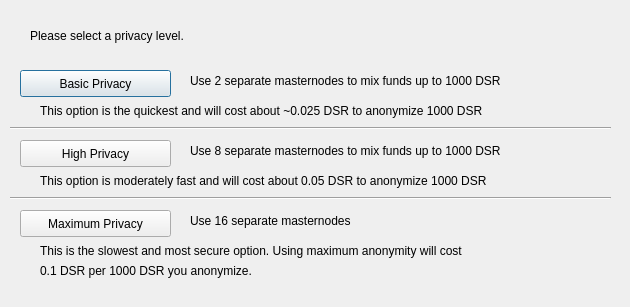
<?xml version="1.0" encoding="UTF-8"?>
<ui version="4.0">
 <class>DarksendConfig</class>
 <widget class="QDialog" name="DarksendConfig">
  <property name="geometry">
   <rect>
    <x>0</x>
    <y>0</y>
    <width>630</width>
    <height>307</height>
   </rect>
  </property>
  <property name="windowTitle">
   <string>Configure PrivateSend</string>
  </property>
  <widget class="QPushButton" name="buttonBasic">
   <property name="geometry">
    <rect>
     <x>20</x>
     <y>70</y>
     <width>151</width>
     <height>27</height>
    </rect>
   </property>
   <property name="text">
    <string>Basic Privacy</string>
   </property>
  </widget>
  <widget class="QPushButton" name="buttonHigh">
   <property name="geometry">
    <rect>
     <x>20</x>
     <y>140</y>
     <width>151</width>
     <height>27</height>
    </rect>
   </property>
   <property name="text">
    <string>High Privacy</string>
   </property>
  </widget>
  <widget class="QPushButton" name="buttonMax">
   <property name="geometry">
    <rect>
     <x>20</x>
     <y>210</y>
     <width>151</width>
     <height>27</height>
    </rect>
   </property>
   <property name="text">
    <string>Maximum Privacy</string>
   </property>
  </widget>
  <widget class="QLabel" name="label">
   <property name="geometry">
    <rect>
     <x>30</x>
     <y>20</y>
     <width>571</width>
     <height>31</height>
    </rect>
   </property>
   <property name="text">
    <string>Please select a privacy level.</string>
   </property>
  </widget>
  <widget class="QLabel" name="label_2">
   <property name="geometry">
    <rect>
     <x>190</x>
     <y>70</y>
     <width>421</width>
     <height>21</height>
    </rect>
   </property>
   <property name="text">
    <string>Use 2 separate masternodes to mix funds up to 1000 DSR</string>
   </property>
  </widget>
  <widget class="QLabel" name="label_3">
   <property name="geometry">
    <rect>
     <x>190</x>
     <y>140</y>
     <width>411</width>
     <height>21</height>
    </rect>
   </property>
   <property name="text">
    <string>Use 8 separate masternodes to mix funds up to 1000 DSR</string>
   </property>
  </widget>
  <widget class="QLabel" name="label_4">
   <property name="geometry">
    <rect>
     <x>190</x>
     <y>210</y>
     <width>421</width>
     <height>21</height>
    </rect>
   </property>
   <property name="text">
    <string>Use 16 separate masternodes</string>
   </property>
  </widget>
  <widget class="QLabel" name="label_6">
   <property name="geometry">
    <rect>
     <x>40</x>
     <y>100</y>
     <width>561</width>
     <height>21</height>
    </rect>
   </property>
   <property name="text">
    <string>This option is the quickest and will cost about ~0.025 DSR to anonymize 1000 DSR</string>
   </property>
  </widget>
  <widget class="QLabel" name="label_7">
   <property name="geometry">
    <rect>
     <x>40</x>
     <y>170</y>
     <width>561</width>
     <height>21</height>
    </rect>
   </property>
   <property name="text">
    <string>This option is moderately fast and will cost about 0.05 DSR to anonymize 1000 DSR</string>
   </property>
  </widget>
  <widget class="QLabel" name="label_8">
   <property name="geometry">
    <rect>
     <x>40</x>
     <y>240</y>
     <width>561</width>
     <height>21</height>
    </rect>
   </property>
   <property name="text">
    <string>This is the slowest and most secure option. Using maximum anonymity will cost</string>
   </property>
  </widget>
  <widget class="QLabel" name="label_9">
   <property name="geometry">
    <rect>
     <x>40</x>
     <y>260</y>
     <width>561</width>
     <height>21</height>
    </rect>
   </property>
   <property name="text">
    <string>0.1 DSR per 1000 DSR you anonymize.</string>
   </property>
  </widget>
  <widget class="Line" name="line">
   <property name="geometry">
    <rect>
     <x>10</x>
     <y>120</y>
     <width>601</width>
     <height>16</height>
    </rect>
   </property>
   <property name="orientation">
    <enum>Qt::Horizontal</enum>
   </property>
  </widget>
  <widget class="Line" name="line_2">
   <property name="geometry">
    <rect>
     <x>10</x>
     <y>190</y>
     <width>601</width>
     <height>16</height>
    </rect>
   </property>
   <property name="orientation">
    <enum>Qt::Horizontal</enum>
   </property>
  </widget>
 </widget>
 <resources/>
 <connections/>
</ui>
